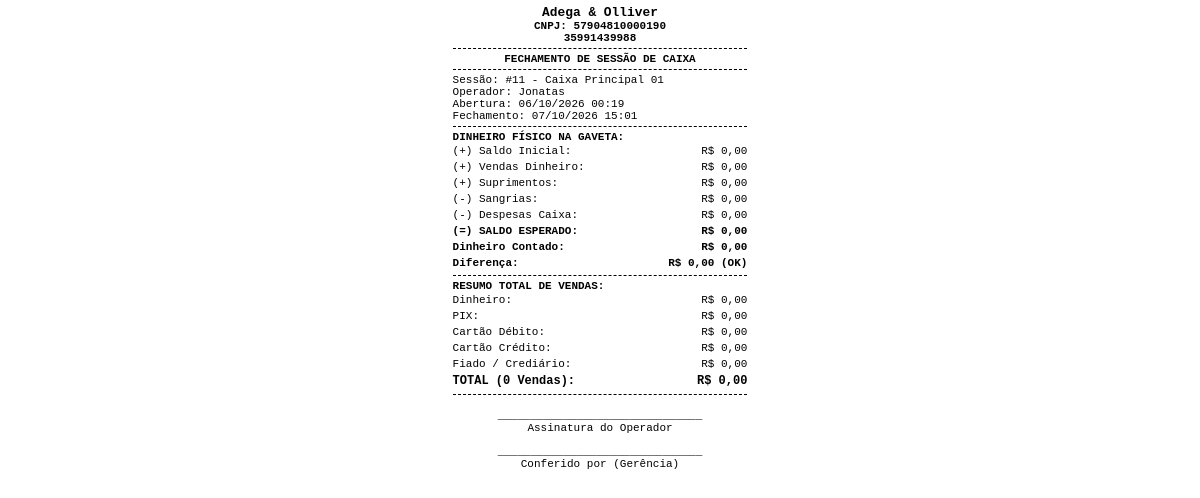
Screenshot of /caixas/relatorio/11/imprimir/ (signed in) with the database file from the repository.
### apps/empresas/models.py (models this page shows, shortened)
class Empresa(models.Model):
    razao_social = models.CharField('Razão Social', max_length=200, blank=True, default='')
    nome_fantasia = models.CharField('Nome Fantasia', max_length=200, blank=True, default='')
    cnpj = models.CharField('CNPJ', max_length=20, unique=True)
    inscricao_estadual = models.CharField('Inscrição Estadual', max_length=50, blank=True)
    telefone = models.CharField('Telefone', max_length=20, blank=True)
    whatsapp = models.CharField('WhatsApp', max_length=20, blank=True)
    email = models.EmailField('E-mail', blank=True)
    endereco = models.CharField('Endereço Completo', max_length=255, blank=True)
    cidade = models.CharField('Cidade', max_length=100, blank=True)
    estado = models.CharField('Estado (UF)', max_length=2, blank=True)
    logo = models.ImageField('Logo da Empresa', upload_to='logos/', null=True, blank=True)
    cor_fundo_cabecalho = models.CharField('Cor Fundo Cabeçalho', max_length=20, default='#dc2626')
    cor_texto_cabecalho = models.CharField('Cor Texto Cabeçalho', max_length=20, default='#ffffff')
    cor_destaque = models.CharField('Cor de Destaque', max_length=20, default='#16a34a')
    cor_fundo_geral = models.CharField('Cor Fundo Geral', max_length=20, default='#f8fafc')
    cor_fundo_paineis = models.CharField('Cor Fundo Painéis', max_length=20, default='#ffffff')
    ativo = models.BooleanField('Ativo', default=True)
    created_at = models.DateTimeField('Criado em', auto_now_add=True)
    updated_at = models.DateTimeField('Atualizado em', auto_now=True)
    class Meta:
        verbose_name = 'Empresa'
        verbose_name_plural = 'Empresas'

### apps/caixas/models.py (models this page shows, shortened)
class SessaoCaixa(TenantModelMixin):
    STATUS_CHOICES = [
        ('ABERTA', 'Aberta'),
        ('FECHADA', 'Fechada'),
    ]
    caixa = models.ForeignKey(Caixa, on_delete=models.PROTECT, related_name='sessoes')
    operador = models.ForeignKey(settings.AUTH_USER_MODEL, on_delete=models.PROTECT, related_name='sessoes_caixa')
    nome_operador = models.CharField('Nome / Apelido do Operador', max_length=100, blank=True)
    data_abertura = models.DateTimeField('Data/Hora Abertura', auto_now_add=True)
    saldo_inicial = models.DecimalField('Saldo Inicial (R$)', max_digits=12, decimal_places=2, default=0.00)
    data_fechamento = models.DateTimeField('Data/Hora Fechamento', null=True, blank=True)
    saldo_final_calculado = models.DecimalField('Saldo Final Calculado (R$)', max_digits=12, decimal_places=2, null=True, blank=True)
    saldo_final_informado = models.DecimalField('Saldo Final Informado (R$)', max_digits=12, decimal_places=2, null=True, blank=True)
    diferenca = models.DecimalField('Diferença (R$)', max_digits=12, decimal_places=2, null=True, blank=True)
    status = models.CharField('Status', max_length=10, choices=STATUS_CHOICES, default='ABERTA')
    observacoes = models.TextField('Observações de Fechamento', blank=True)
    class Meta:
        verbose_name = 'Sessão de Caixa'
        verbose_name_plural = 'Sessões de Caixa'
        constraints = [
            models.UniqueConstraint(
                fields=['empresa', 'caixa'],
                condition=models.Q(status='ABERTA'),
                name='unique_sessao_aberta_por_caixa'
            )
        ]
    @property
    def nome_operador_exibicao(self):
        return self.nome_operador or self.operador.get_full_name() or self.operador.username
    @property
    def total_vendas(self) -> Decimal:
        vendas = self.vendas.filter(status='CONCLUIDA')
        return sum((v.total for v in vendas), Decimal('0.00'))
    @property
    def qtd_vendas(self) -> int:
        return self.vendas.filter(status='CONCLUIDA').count()
    @property
    def total_vendas_dinheiro(self) -> Decimal:
        from apps.vendas.models import PagamentoVenda
        pags = PagamentoVenda.objects.filter(venda__sessao_caixa=self, venda__status='CONCLUIDA', forma_pagamento='DINHEIRO')
        return sum(((p.valor - p.troco) for p in pags), Decimal('0.00'))
    @property
    def total_vendas_pix(self) -> Decimal:
        from apps.vendas.models import PagamentoVenda
        pags = PagamentoVenda.objects.filter(venda__sessao_caixa=self, venda__status='CONCLUIDA', forma_pagamento='PIX')
        return sum((p.valor for p in pags), Decimal('0.00'))
    @property
    def total_vendas_debito(self) -> Decimal:
        from apps.vendas.models import PagamentoVenda
        pags = PagamentoVenda.objects.filter(venda__sessao_caixa=self, venda__status='CONCLUIDA', forma_pagamento='CARTAO_DEBITO')
        return sum((p.valor for p in pags), Decimal('0.00'))
    @property
    def total_vendas_credito(self) -> Decimal:
        from apps.vendas.models import PagamentoVenda
        pags = PagamentoVenda.objects.filter(venda__sessao_caixa=self, venda__status='CONCLUIDA', forma_pagamento='CARTAO_CREDITO')
        return sum((p.valor for p in pags), Decimal('0.00'))
    @property
    def total_vendas_crediario(self) -> Decimal:
        from apps.vendas.models import PagamentoVenda
        pags = PagamentoVenda.objects.filter(venda__sessao_caixa=self, venda__status='CONCLUIDA', forma_pagamento='CREDIARIO')
        return sum((p.valor for p in pags), Decimal('0.00'))
    @property
    def total_sangrias(self) -> Decimal:
        return sum((m.valor for m in self.movimentacoes.filter(tipo='SANGRIA')), Decimal('0.00'))
    @property
    def total_suprimentos(self) -> Decimal:
        return sum((m.valor for m in self.movimentacoes.filter(tipo='SUPRIMENTO')), Decimal('0.00'))
    @property
    def total_despesas(self) -> Decimal:
        return sum((m.valor for m in self.movimentacoes.filter(tipo='DESPESA')), Decimal('0.00'))
    @property
    def total_estornos(self) -> Decimal:
        return sum((m.valor for m in self.movimentacoes.filter(tipo='ESTORNO')), Decimal('0.00'))
    @property
    def saldo_esperado(self) -> Decimal:
        return (
            self.saldo_inicial
            + self.total_suprimentos
            - self.total_sangrias
            - self.total_despesas
            + self.total_estornos
            + self.total_vendas_dinheiro
        )

class Caixa(TenantModelMixin):
    STATUS_CHOICES = [
        ('ABERTO', 'Aberto'),
        ('FECHADO', 'Fechado'),
    ]
    nome = models.CharField('Nome do Caixa', max_length=100)
    codigo_identificador = models.CharField('Código Identificador', max_length=50)
    status = models.CharField('Status', max_length=10, choices=STATUS_CHOICES, default='FECHADO')
    ativo = models.BooleanField('Ativo', default=True)
    class Meta:
        verbose_name = 'Caixa'
        verbose_name_plural = 'Caixas'
        unique_together = ['empresa', 'codigo_identificador']

### apps/caixas/views.py (the view)
# urls.py: path('relatorio/<int:sessao_id>/imprimir/', relatorio_caixa_print_view, name='relatorio_caixa_print'),
@login_required
def relatorio_caixa_print_view(request, sessao_id):
    empresa = request.tenant or request.user.empresa
    sessao = get_object_or_404(SessaoCaixa, id=sessao_id, empresa=empresa)
    vendas = (
        sessao.vendas.filter(status='CONCLUIDA')
        .select_related('cliente')
        .prefetch_related('pagamentos', 'itens__produto')
        .order_by('data_venda')
    )
    movimentacoes = sessao.movimentacoes.all().order_by('data_hora')
    return render(request, 'caixas/relatorio_termico.html', {
        'sessao': sessao,
        'empresa': empresa,
        'vendas': vendas,
        'movimentacoes': movimentacoes,
    })

### apps/core/models.py (called while the page is built)
def get_current_tenant():
    return getattr(_thread_locals, 'tenant', None)

def set_current_tenant(tenant):
    _thread_locals.tenant = tenant

def clear_current_tenant():
    if hasattr(_thread_locals, 'tenant'):
        del _thread_locals.tenant

    def get_queryset(self):
        qs = TenantQuerySet(self.model, using=self._db)
        tenant = get_current_tenant()
        if tenant:
            return qs.filter(empresa=tenant)
        return qs

### apps/empresas/context_processors.py (called while the page is built, shortened)
def configuracao_visual_context(request):
    empresa = getattr(request, 'tenant', None)
    if not empresa and hasattr(request, 'user') and request.user.is_authenticated:
        empresa = getattr(request.user, 'empresa', None)
    if empresa:
        config = getattr(empresa, 'configuracao_visual', None)
        if not config:
            config = empresa.get_configuracao_visual()
        return {
            'config_visual': config,
            'css_variables': config.to_css_variables()
        }

### templates/caixas/relatorio_termico.html (shortened to what this page needs)
<!DOCTYPE html>
<html lang="pt-br">
<head>
</head>
<body onload="window.print()">
    <div class="text-center bold">
        <h3 style="margin: 0;">{{ empresa.nome_fantasia|default:"MINHA EMPRESA PDV" }}</h3>
        <div>CNPJ: {{ empresa.cnpj|default:"00.000.000/0000-00" }}</div>
        <div>{{ empresa.telefone|default:"" }}</div>
    </div>
    <div class="line"></div>
    <div class="text-center bold">FECHAMENTO DE SESSÃO DE CAIXA</div>
    <div class="line"></div>
    <div>Sessão: #{{ sessao.id }} - {{ sessao.caixa.nome }}</div>
    <div>Operador: {{ sessao.nome_operador_exibicao }}</div>
    <div>Abertura: {{ sessao.data_abertura|date:"d/m/Y H:i" }}</div>
    <div>Fechamento: {{ sessao.data_fechamento|date:"d/m/Y H:i"|default:"EM ABERTO" }}</div>
    <div class="line"></div>
    <div class="bold">DINHEIRO FÍSICO NA GAVETA:</div>
    <table>
        <tr>
            <td>(+) Saldo Inicial:</td>
            <td class="text-right">R$ {{ sessao.saldo_inicial|floatformat:2 }}</td>
        </tr>
        <tr>
            <td>(+) Vendas Dinheiro:</td>
            <td class="text-right">R$ {{ sessao.total_vendas_dinheiro|floatformat:2 }}</td>
        </tr>
        <tr>
            <td>(+) Suprimentos:</td>
            <td class="text-right">R$ {{ sessao.total_suprimentos|floatformat:2 }}</td>
        </tr>
        <tr>
            <td>(-) Sangrias:</td>
            <td class="text-right">R$ {{ sessao.total_sangrias|floatformat:2 }}</td>
        </tr>
        <tr>
            <td>(-) Despesas Caixa:</td>
            <td class="text-right">R$ {{ sessao.total_despesas|floatformat:2 }}</td>
        </tr>
        <tr class="bold">
            <td>(=) SALDO ESPERADO:</td>
            <td class="text-right">R$ {{ sessao.saldo_esperado|floatformat:2 }}</td>
        </tr>
        <tr class="bold">
            <td>Dinheiro Contado:</td>
            <td class="text-right">R$ {{ sessao.saldo_final_informado|floatformat:2|default:"0.00" }}</td>
        </tr>
        <tr class="bold">
            <td>Diferença:</td>
            <td class="text-right">
                {% if sessao.diferenca == 0 %}R$ 0,00 (OK){% elif sessao.diferenca > 0 %}+R$ {{ sessao.diferenca|floatformat:2 }} (SOBRA){% else %}-R$ {{ sessao.diferenca|floatformat:2 }} (FALTA){% endif %}
            </td>
        </tr>
    </table>
    <div class="line"></div>
    <div class="bold">RESUMO TOTAL DE VENDAS:</div>
    <table>
        <tr>
            <td>Dinheiro:</td>
            <td class="text-right">R$ {{ sessao.total_vendas_dinheiro|floatformat:2 }}</td>
        </tr>
        <tr>
            <td>PIX:</td>
            <td class="text-right">R$ {{ sessao.total_vendas_pix|floatformat:2 }}</td>
        </tr>
        <tr>
            <td>Cartão Débito:</td>
            <td class="text-right">R$ {{ sessao.total_vendas_debito|floatformat:2 }}</td>
        </tr>
        <tr>
            <td>Cartão Crédito:</td>
            <td class="text-right">R$ {{ sessao.total_vendas_credito|floatformat:2 }}</td>
        </tr>
        <tr>
            <td>Fiado / Crediário:</td>
            <td class="text-right">R$ {{ sessao.total_vendas_crediario|floatformat:2 }}</td>
        </tr>
        <tr class="bold" style="font-size: 12px;">
            <td>TOTAL ({{ sessao.qtd_vendas }} Vendas):</td>
            <td class="text-right">R$ {{ sessao.total_vendas|floatformat:2 }}</td>
        </tr>
    </table>
    <div class="line"></div>
    <div class="text-center" style="margin-top: 15px;">
        _______________________________<br>
        Assinatura do Operador<br><br>
        _______________________________<br>
        Conferido por (Gerência)
    </div>
</body>
</html>

### templates/caixas/relatorio_termico.html (style rules this page uses)
body { width: 78mm; font-family: 'Courier New', Courier, monospace; font-size: 11px; margin: 0 auto; padding: 5px; color: #000; }
.text-center { text-align: center; }
.text-right { text-align: right; }
.bold { font-weight: bold; }
.line { border-bottom: 1px dashed #000; margin: 4px 0; }
table { width: 100%; border-collapse: collapse; }
th, td { text-align: left; padding: 2px 0; }

### rows the page displays
Empresa: nome_fantasia "Adega & Olliver", cnpj "57904810000190", telefone "35991439988", total_vendas_dinheiro "0,00", total_vendas_pix "0,00", total_vendas_debito "0,00", total_vendas_credito "0,00", total_vendas_crediario "0,00"
SessaoCaixa: id "11", caixa.nome "Caixa Principal 01", nome_operador_exibicao "Jonatas", data_abertura "06/10/2026 00:19", data_fechamento "07/10/2026 15:01", saldo_inicial "0,00", total_suprimentos "0,00", total_sangrias "0,00", total_despesas "0,00", saldo_esperado "0,00", saldo_final_informado "0,00", qtd_vendas "0", total_vendas "0,00"
